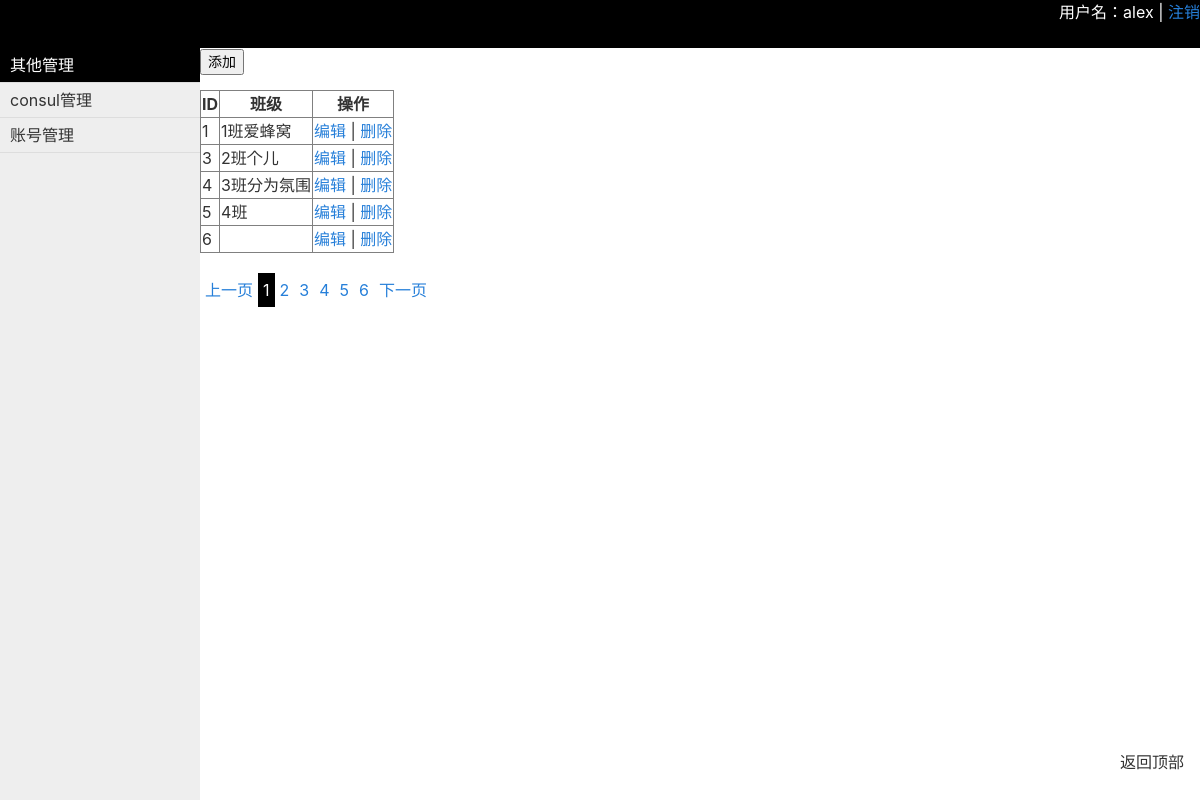
The page /classes/ (signed in) on the database its author committed.
### api/models.py (models this page shows, shortened)
class Classes(models.Model):
    caption = models.CharField(max_length=32)

### api/views.py (the view)
    def inner(request,*args,**kwargs):
        is_login = request.session.get('is_login')
        print('-->is_login',is_login)
        if is_login:
            return func(request,*args,**kwargs)
        else:
            return redirect('/login')

### api/utils/page.py (called while the page is built)
    @property
    def db_start(self):
        return (self.current_page -1) * self.per_page

    @property
    def db_end(self):
        return self.current_page * self.per_page

    def total_page(self):
        v, a = divmod(self.total_count, self.per_page)
        if a != 0:
            v += 1
        return v

### api/views.py (called while the page is built, shortened)
def auth(func):
    def inner(request,*args,**kwargs):
        is_login = request.session.get('is_login')
        print('-->is_login',is_login)
        if is_login:
            return func(request,*args,**kwargs)
        else:
            return redirect('/login')
    return inner

@auth
def handle_classes(request):
    if request.method == 'GET':
        current_page = request.GET.get('p',1)
        current_page = int(current_page)
        total_count = models.Classes.objects.all().count()
        from api.utils.page import PagerHelper
        obj = PagerHelper(total_count, current_page, '/classes',5)
        pager = obj.pager_str()
        cls_list = models.Classes.objects.all()[obj.db_start:obj.db_end]
        current_user = request.session.get('username')
        return render(request,'classes.html',{'username':current_user,'classes':cls_list,'str_pager':pager})

### templates/classes.html (shortened to what this page needs)
{% extends 'layout.html' %}
{% block content %}
    <div>
    <input id="id_add" type="button" value="添加">
    </div>
    <table border="1">
        <thead>
            <tr>
                <th>ID</th>
                <th>班级</th>
                <th>操作</th>
            </tr>
        </thead>
        <tbody>
            {% for class in classes %}
                <tr>
                    <td>
                        {{ class.id }}
                    </td>
                    <td>
                        {{ class.caption }}
                    </td>
                    <td>
                        <a href="/edit_class?nid={{ class.id }}">编辑</a> | <a class="td-delete">删除</a>
                    </td>
                </tr>
            {% endfor %}
        </tbody>
    </table>
    <div class="pagination">
        {{ str_pager | safe }}
    </div>
{% endblock %}

### templates/layout.html (style rules this page uses)
body { margin: 0; }
.pagination a { display: inline-block; padding: 5px; }
.pagination a.active { background-color: black; color: white; }

### rows shown on the page
Classes: id "1", caption "1班爱蜂窝"
Classes: id "3", caption "2班个儿"
Classes: id "4", caption "3班分为氛围"
Classes: id "5", caption "4班"
Classes: id "6"

### other values the page prints
{{ username }} "alex"
{{ str_pager | safe }} "上一页 1 2 3 4 5 6 下一页"
